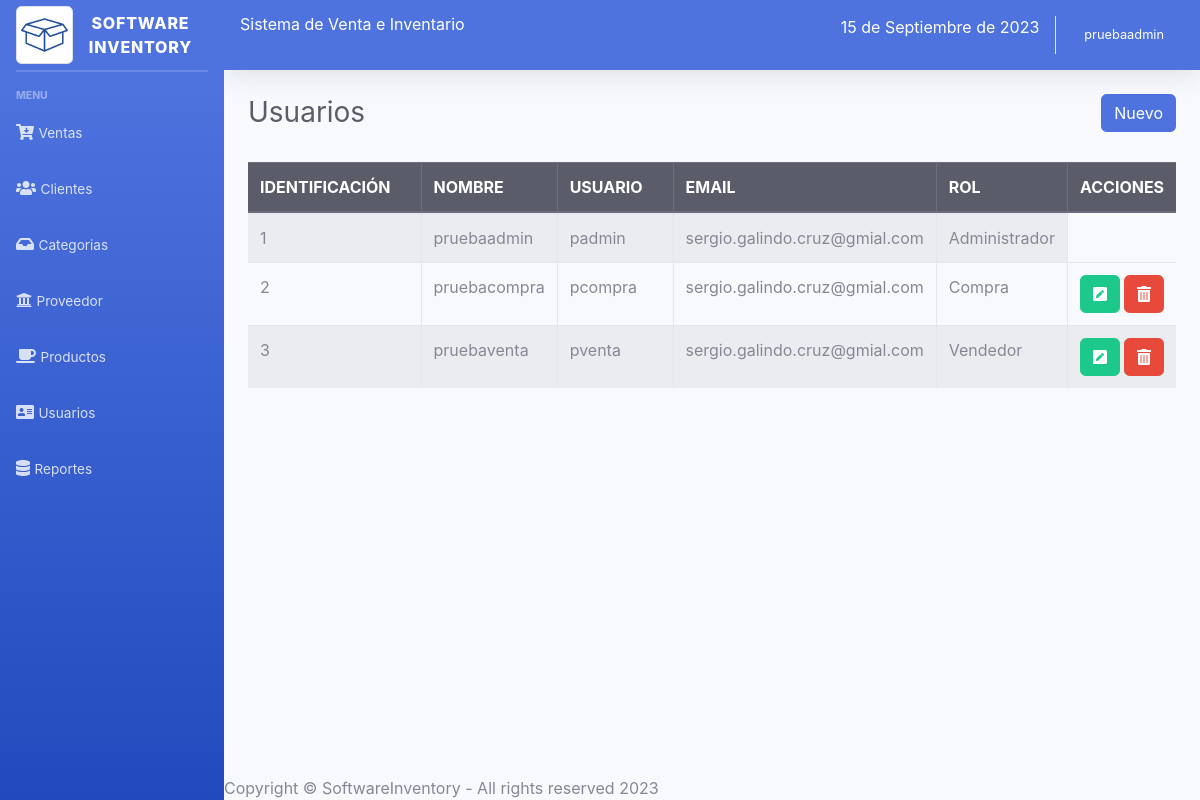
Page /sistema/listar_usuarios.php (signed in) on the committed database.
### tables this page shows
create table usuarios (idusuario int primary key, nombreempleado varchar(100), usuario varchar (100), contrasena  varchar (200), email varchar(100), idrol int);

create table rol (idrol int primary key auto_increment, rol varchar(20));

### sistema/includes/functions.php (called while the page is built, shortened)
<?php
	function fechaBogota(){
		$mes = array("","Enero",
					  "Febrero",
					  "Marzo",
					  "Abril",
					  "Mayo",
					  "Junio",
					  "Julio",
					  "Agosto",
					  "Septiembre",
					  "Octubre",
					  "Noviembre",
					  "Diciembre");
		return date('d')." de ". $mes[date('n')] . " de " . date('Y');
	}
 ?>

### sistema/listar_usuarios.php (the view)
<?php include_once "includes/header.php"; ?>
		<div id="contenido">
			<div class="container-fluid">
			<div class="d-sm-flex align-items-center justify-content-between mb-4">
				<h1 class="h3 mb-0 text-gray-800">Usuarios</h1>
				<a href="registro_usuarios.php" class="btn btn-primary">Nuevo</a>
			</div>
			<div class="row">
				<div class="col-lg-12">
					<div class="table-responsive">
						<table class="table table-striped table-bordered" id="table">
							<thead class="thead-dark">
								<tr>
									<th>IDENTIFICACIÓN</th>
									<th>NOMBRE</th>
									<th>USUARIO</th>
									<th>EMAIL</th>
									<th>ROL</th>
									<?php if ($_SESSION['rol'] == 1) { ?>
									<th>ACCIONES</th>
									<?php } ?>
								</tr>
							</thead>
							<tbody>
								<?php
								$query = mysqli_query($conectar, "SELECT * FROM usuarios inner join rol on usuarios.idrol = rol.idrol");
								$result = mysqli_num_rows($query);
								if ($result > 0) {
									while ($data = mysqli_fetch_assoc($query)) { ?>
										<tr>
											<td><?php echo $data['idusuario']; ?></td>
											<td><?php echo $data['nombreempleado']; ?></td>
											<td><?php echo $data['usuario']; ?></td>
											<td><?php echo $data['email']; ?></td>
											<td><?php echo $data['rol']; ?></td>
											<?php if ($data['idusuario'] != 1) { ?>
												<?php if ($_SESSION['rol'] == 1) { ?>
												<td>
													<a href="editar_usuarios.php?id=<?php echo $data['idusuario']; ?>" class="btn btn-success"><i class="fas fa-pen-square"></i></a>
													<form action="eliminar_usuarios.php?id=<?php echo $data['idusuario']; ?>" method="post" class="confirmar d-inline">
														<button class="btn btn-danger" type="submit"><i class="fas fa-trash-alt"></i> </button>
													</form>
												</td>
												<?php } ?>
											<?php } ?>
										</tr>
								<?php }
								} ?>
							</tbody>
						</table>
					</div>
				</div>
			</div>
			</div>
			</div>
		</div>
<?php include_once "includes/footer.php"; ?>

### sistema/includes/header.php (shortened to what this page needs)
<?php
include "includes/functions.php";
?>
<!DOCTYPE html>
<html lang="en">
<head>
	<link href="css/sb-admin-2.min.css" rel="stylesheet">
	<link rel="stylesheet" href="css/dataTables.bootstrap4.min.css">
</head>
<body id="page-top">
	<div id="wrapper">
		<?php include_once "includes/menu.php"; ?>
		<div id="content-wrapper" class="d-flex flex-column">
			<div id="content">
				<nav class="navbar navbar-expand navbar-light bg-primary text-white topbar mb-4 static-top shadow">
					<div class="input-group">
						<h6>Sistema de Venta e Inventario</h6>
						<p class="ml-auto"><strong></strong><?php echo fechaBogota(); ?></p>
					</div>
					<ul class="navbar-nav ml-auto">
						<li class="nav-item dropdown no-arrow">
							<a class="nav-link dropdown-toggle" href="#" id="userDropdown" role="button" data-toggle="dropdown" aria-haspopup="true" aria-expanded="false">
								<span class="mr-2 d-none d-lg-inline small text-white"><?php echo $_SESSION['nombreempleado']; ?></span>
							</a>
						</li>
					</ul>
				</nav>

### sistema/includes/menu.php (shortened to what this page needs)
<ul class="navbar-nav bg-gradient-primary sidebar sidebar-dark accordion" id="accordionSidebar">
	<a class="sidebar-brand d-flex align-items-center justify-content-center" href="index.php">
		<div class="sidebar-brand-icon rotate-n-0">
			<img src="img/logocaja.png" class="img-thumbnail">
		</div>
		<div class="sidebar-brand-text mx-3">Software Inventory</div>
	</a>
	<hr class="sidebar-divider my-0">
	<hr class="sidebar-divider">
	<div class="sidebar-heading">
		Menu
	</div>
	<?php if ($_SESSION['rol'] == 1 || $_SESSION['rol'] == 3) { ?>
		<li class="nav-item">
			<a class="nav-link collapsed" href="#" data-toggle="collapse" data-target="#collapseTwo" aria-expanded="true" aria-controls="collapseTwo">
				<i class="fa fa-cart-arrow-down"></i>
				<span>Ventas</span>
			</a>
		</li>
	<?php } ?>
	<?php if ($_SESSION['rol'] == 1 || $_SESSION['rol'] == 3) { ?>
		<li class="nav-item">
			<a class="nav-link collapsed" href="#" data-toggle="collapse" data-target="#collapseClientes" aria-expanded="true" aria-controls="collapseUtilities">
				<i class="fas fa-users"></i>
				<span>Clientes</span>
			</a>
		</li>
	<?php } ?>
	<?php if ($_SESSION['rol'] == 1 || $_SESSION['rol'] == 2) { ?>
		<li class="nav-item">
			<a class="nav-link collapsed" href="#" data-toggle="collapse" data-target="#collapseCategorias" aria-expanded="true" aria-controls="collapseUtilities">
				<i class="fa fa-inbox"></i>
				<span>Categorias</span>
			</a>
		</li>
	<?php } ?>
	<?php if ($_SESSION['rol'] == 1 || $_SESSION['rol'] == 2) { ?>
		<li class="nav-item">
			<a class="nav-link collapsed" href="#" data-toggle="collapse" data-target="#collapseProveedor" aria-expanded="true" aria-controls="collapseUtilities">
				<i class="fa fa-university"></i>
				<span>Proveedor</span>
			</a>
		</li>
	<?php } ?>
	<?php if ($_SESSION['rol'] == 1 || $_SESSION['rol'] == 2) { ?>
		<li class="nav-item">
			<a class="nav-link collapsed" href="#" data-toggle="collapse" data-target="#collapseUtilities" aria-expanded="true" aria-controls="collapseUtilities">
				<i class="fa fa-coffee"></i>
				<span>Productos</span>
			</a>
		</li>
	<?php } ?>
	<?php if ($_SESSION['rol'] == 1) { ?>
		<li class="nav-item">
			<a class="nav-link collapsed" href="#" data-toggle="collapse" data-target="#collapseUsuarios" aria-expanded="true" aria-controls="collapseUtilities">
				<i class="fa fa-address-card"></i>
				<span>Usuarios</span>
			</a>
		</li>
	<?php } ?>
	<?php if ($_SESSION['rol'] == 1) { ?>
		<li class="nav-item">
			<a class="nav-link collapsed" href="#" data-toggle="collapse" data-target="#collapseReportes" aria-expanded="true" aria-controls="collapseUtilities">
				<i class="fa fa-database"></i>
				<span>Reportes</span>
			</a>
		</li>
	<?php } ?>
</ul>

### sistema/includes/footer.php (shortened to what this page needs)
</body>
	<footer id="footer">
		<span>Copyright &copy; SoftwareInventory - All rights reserved <?php echo date("Y"); ?></span>
	</footer>
</html>

### rows in the picture
usuarios: idusuario "1", nombreempleado "pruebaadmin", usuario "padmin", email "sergio.galindo.cruz@gmial.com", idrol.rol "Administrador"
usuarios: idusuario "2", nombreempleado "pruebacompra", usuario "pcompra", email "sergio.galindo.cruz@gmial.com", idrol.rol "Compra"
usuarios: idusuario "3", nombreempleado "pruebaventa", usuario "pventa", email "sergio.galindo.cruz@gmial.com", idrol.rol "Vendedor"

### other values in the picture
fechaBogota() "15 de Septiembre de 2023"
$_SESSION['nombreempleado'] "pruebaadmin"
